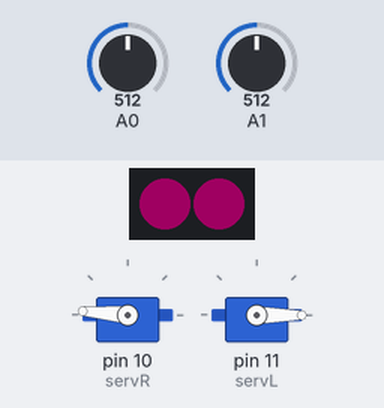
A sketch run on a simulated Arduino Uno, built with avr-gcc and run on an emulated ATmega328P. On the bench: 2 RGB LEDs in strip order, left to right, 2 × servo. The test bench sets the inputs (shaded band); at power-on: A0 = 512, A1 = 512. Dim RGB values are drawn brighter than linear.

Above: at 1.2 s.
1.3 s: A0 set to 716
At 2.2 s:
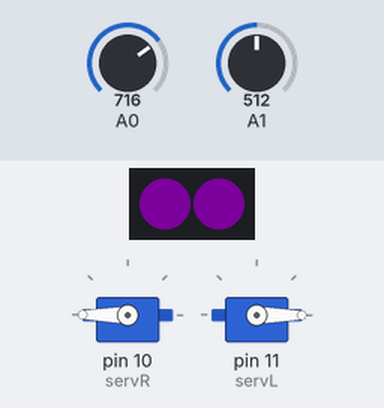
2.8 s: A0 set to 306
At 3.7 s:
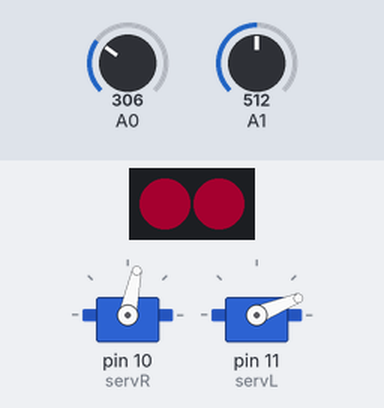
4.3 s: A1 set to 1005
At 4.6 s:
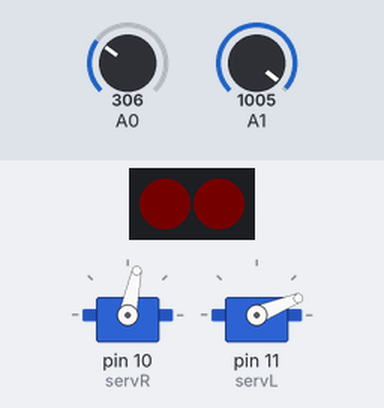
5.8 s: A1 set to 1022
At 6.7 s:
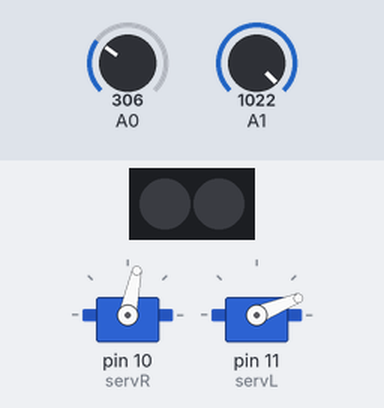
7.3 s: A0 set to 122
At 8.2 s:
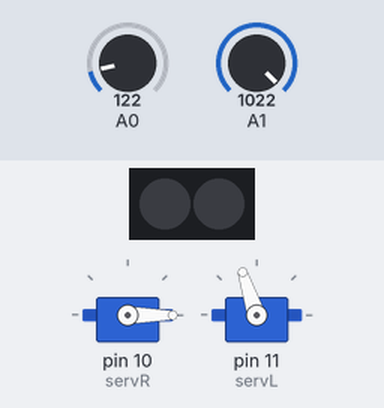
8.8 s: A1 set to 900
At 9.7 s:
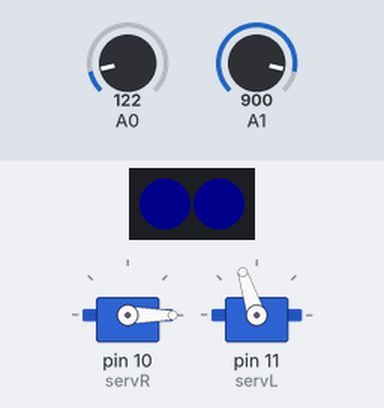
Timing chart, 0 to 11.3 s (numbered marks = the images above; inputs shaded):
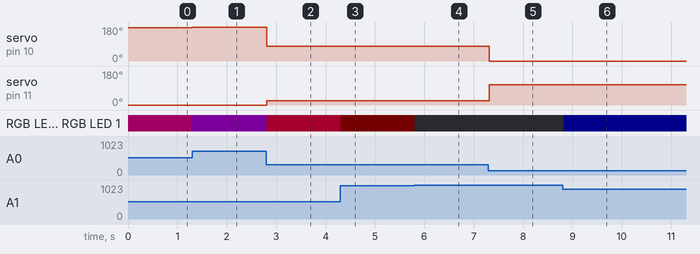

The sketch:

penguin.ino
```cpp
#include <Adafruit_NeoPixel.h>
#ifdef __AVR__
#include <avr/power.h>
#endif

#define PIN 4
#define LEDcount 2

#include <Servo.h>

Servo servR,servL;

Adafruit_NeoPixel strip=Adafruit_NeoPixel(LEDcount,PIN,NEO_GRB+NEO_KHZ800);

int bend=0;
int pot=0;

void setup() {
  Serial.begin(9600);
  strip.begin();
  strip.show();
  servR.attach(10);
  servL.attach(11);
}

void loop() {

  bend=analogRead(A0);
  pot=analogRead(A1);


  int brightPot=map(pot,1023,0,0,100);
  int moveBend=map(bend,140,352,0,100);
  int colorBendRed=map(bend,120,352,10,250);
  int colorBendBlue=map(bend,120,352,250,10);


  strip.setPixelColor(0,colorBendRed,0,colorBendBlue);
  strip.setPixelColor(1,colorBendRed,0,colorBendBlue);
  strip.setBrightness(brightPot);
  strip.show();

  servR.write(moveBend);
  moveBend=map(moveBend,0,100,100,0);
  servL.write(moveBend);
  delay(15);
}
```

Measured:
- the behaviour switches between 1012 and 1013 on A1 (found by bisection; images 3 and 4)
- after the input at 1.3 s, servo on pin 10 (servR): 175° → 180° at once; RGB LED 0, RGB LED 1: RGB(31, 0, 19) → RGB(22, 0, 28) at once
- after the input at 2.8 s, servo on pin 10 (servR): 180° → 78° at once; servo on pin 11 (servL): 0° → 22° at once; RGB LED 0, RGB LED 1: RGB(22, 0, 28) → RGB(39, 0, 11) at once
- after the input at 4.3 s, RGB LED 0, RGB LED 1: RGB(39, 0, 11) → RGB(1, 0, 0) at once
- after the input at 5.8 s, RGB LED 0, RGB LED 1: RGB(1, 0, 0) → off at once
- after the input at 7.3 s, servo on pin 10 (servR): 78° → 0° at once; servo on pin 11 (servL): 22° → 108° at once
- after the input at 8.8 s, RGB LED 0, RGB LED 1: off → RGB(0, 0, 12) at once
